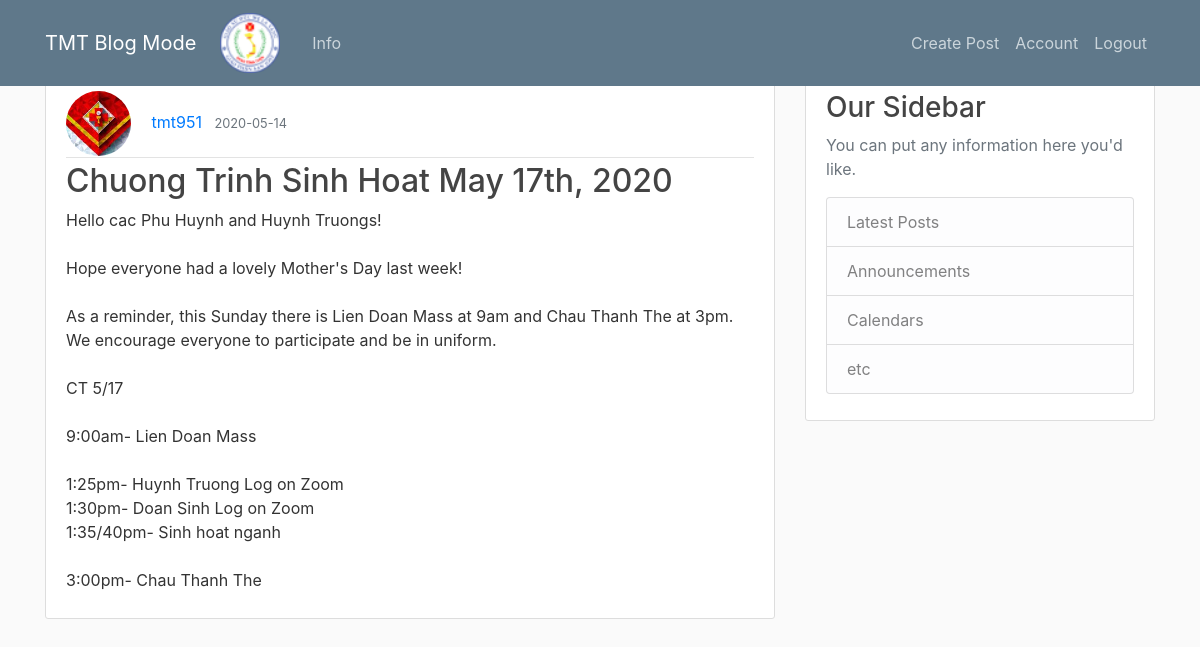
Screenshot of /home (signed in) with the database file from the repository.
### flaskstudy1/models.py (models this page shows, shortened)
class Post(db.Model):
    id = db.Column(db.Integer, primary_key=True)
    title = db.Column(db.String(100),nullable=False)
    postDate = db.Column(db.DateTime,nullable=False,default=datetime.utcnow)
    content = db.Column(db.Text, nullable=False)
    userID = db.Column(db.Integer,db.ForeignKey('user.id'),nullable=False)

class User(db.Model, UserMixin):
    id = db.Column(db.Integer, primary_key=True)
    username = db.Column(db.String(20), unique=True, nullable=False)
    password = db.Column(db.String(60), nullable=False)
    email = db.Column(db.String(20),unique=True, nullable=False)
    avatar = db.Column(db.String(20), nullable=False, default='default.jpg')
    posts = db.relationship('Post',backref='HTs',lazy=True)

### flaskstudy1/routes.py (the view)
@app.route('/')
@app.route('/home')
def home():
    posts = Post.query.all()
    return render_template('home.html', posts = posts)

### flaskstudy1/models.py (called while the page is built)
@loginManager.user_loader
def loadUser(userID):
    return User.query.get(int(userID))

### flaskstudy1/templates/home.html (shortened to what this page needs)
 {% extends "layout.html" %}
 {% block content %}
    {% for post in posts %}
        <article class="media content-section">
          <div class="media-body">
            <div class="article-metadata">
                <img class= "rounded-circle article-img" src="{{url_for('static', filename = 'profileImg/' + post.HTs.avatar)}}" alt="">
              <a class="mr-2" href="#">{{ post.HTs.username }}</a>
              <small class="text-muted">{{ post.postDate.strftime('%Y-%m-%d') }}</small>
            </div>
            <h2><a class="article-title" href="{{url_for('post', post_id = post.id,post_date = post.postDate.strftime('%Y-%m-%d'), post_title= post.title)}}">{{ post.title }}</a></h2>
            <p class="article-content">{{ post.content }}</p>
          </div>
        </article>
    {% endfor %}
 {% endblock %}

### flaskstudy1/static/main.css (style rules this page uses)
body { background: #fafafa; color: #333333; margin-top: 5rem; }
h1, h2, h3, h4, h5, h6 { color: #444444; }
.content-section { background: #ffffff; padding: 10px 20px; border: 1px solid #dddddd; border-radius: 3px; margin-bottom: 20px; }
.article-title { color: #444444; }
.article-content { white-space: pre-line; }
.article-img { height: 65px; width: 65px; margin-right: 16px; }
.article-metadata { padding-bottom: 1px; margin-bottom: 4px; border-bottom: 1px solid #e3e3e3 }

### rows the page displays
Post: avatar (picture), HTs.username "tmt951", postDate "2020-05-14", title "Chuong Trinh Sinh Hoat May 17th, 2020", content "Hello cac Phu Huynh and Huynh Truongs! Hope everyone had a lovely Mother's Day last week! As a reminder, this Sunday there is Lien Doan Mass at 9am and Chau Thanh The at 3pm. We encourage everyone to participate and be in uniform. CT 5/17 9:00am- Lien Doan Mass 1:25pm- Huynh Truong Log on Zoom 1:30pm- Doan Sinh Log on Zoom 1:35/40pm- Sinh hoat nganh 3:00pm- Chau Thanh The"
